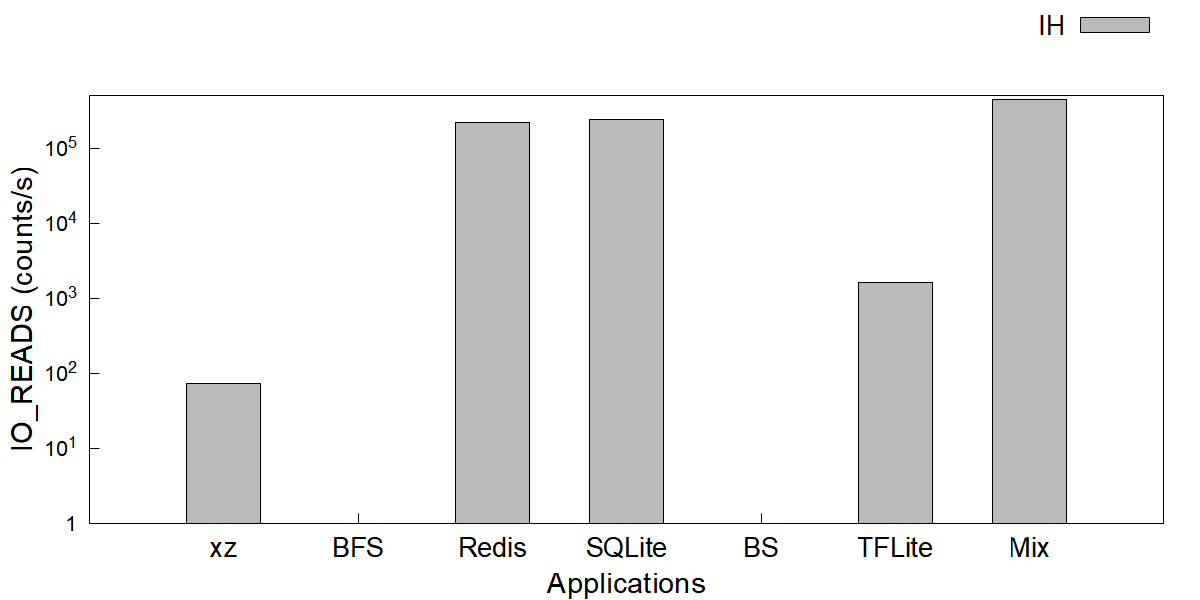

This figure's gnuplot source:
# tile_io_reads.plt - one counter, one bar per application per data path.
#
# Style mirrors the paper bar charts (image/*.plt): clustered
# bars, Arial 16/22/20, opaque fill with black border, key
# outside top right.  Bars use `with boxes` with explicit
# width and offsets (see tools/gen_fig_plts.py); xrange
# [0:8] centers the 7 application groups.  Full 4-side
# frame (border 15), tics only on left y / bottom x
# (nomirror).  Colors: 2-series figures use #B2172B
# (left, dark) / #F5A682 (right, light); the 3-series
# figure keeps dark gray / light gray / red.
#
# Log y axis: raw counts/s, starts at 1, coarse decade
# tics 1, 10, 100, ... only (10^{%L}, no minor tics);
# the IH series would be invisible on a linear axis.
#
# Data: fig/tile_io_reads.dat (raw differenced rates).
#
# Usage: gnuplot fig/tile_io_reads.plt   (from the repo root)

set terminal pngcairo size 1200,600 enhanced font 'Arial,16'
set output 'fig/tile_io_reads.png'

set ylabel 'IO\_READS (counts/s)' font 'Arial,22'
set xlabel 'Applications' font 'Arial,22'

set style fill solid border -1
set boxwidth 0.55

set yrange [1:500000]
set logscale y 10
unset mytics
set format y '10^{%L}'
set ytics add ("1" 1)

set border 15
set ytics nomirror
set xtics nomirror

# xtics anchored at the cluster centers (1..7); the app
# names come from fig/tile_io_reads.dat column 1.
set xtics ('xz' 1, 'BFS' 2, 'Redis' 3, 'SQLite' 4, 'BS' 5, 'TFLite' 6, 'Mix' 7) font ',20'
set xrange [0:8]

set tmargin 4
set key outside top right horizontal font 'Arial,20'

C_IH = "#BABABA"

plot 'fig/tile_io_reads.dat' using ($0+1):2 with boxes title 'IH' lc rgb C_IH
